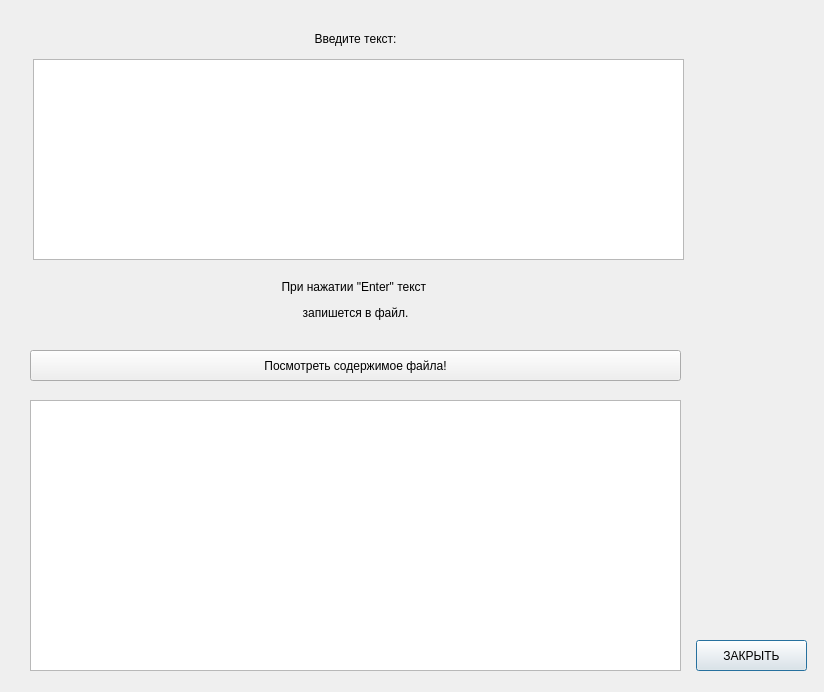
<?xml version="1.0" encoding="UTF-8"?>
<ui version="4.0">
 <class>WorkTextFile</class>
 <widget class="QDialog" name="WorkTextFile">
  <property name="geometry">
   <rect>
    <x>0</x>
    <y>0</y>
    <width>824</width>
    <height>692</height>
   </rect>
  </property>
  <property name="windowTitle">
   <string>Dialog</string>
  </property>
  <widget class="QTextEdit" name="textEdit">
   <property name="geometry">
    <rect>
     <x>33</x>
     <y>59</y>
     <width>651</width>
     <height>201</height>
    </rect>
   </property>
  </widget>
  <widget class="QLabel" name="label">
   <property name="geometry">
    <rect>
     <x>30</x>
     <y>30</y>
     <width>651</width>
     <height>18</height>
    </rect>
   </property>
   <property name="text">
    <string>&lt;html&gt;&lt;head/&gt;&lt;body&gt;&lt;p align=&quot;center&quot;&gt;  Введите текст:&lt;/p&gt;&lt;/body&gt;&lt;/html&gt;</string>
   </property>
  </widget>
  <widget class="QLabel" name="label_2">
   <property name="geometry">
    <rect>
     <x>30</x>
     <y>270</y>
     <width>651</width>
     <height>61</height>
    </rect>
   </property>
   <property name="text">
    <string>&lt;html&gt;&lt;head/&gt;&lt;body&gt;&lt;p align=&quot;center&quot;&gt;При нажатии &amp;quot;Enter&amp;quot; текст &lt;/p&gt;&lt;p align=&quot;center&quot;&gt;запишется в файл.&lt;/p&gt;&lt;/body&gt;&lt;/html&gt;</string>
   </property>
  </widget>
  <widget class="QPushButton" name="closeButton">
   <property name="geometry">
    <rect>
     <x>696</x>
     <y>640</y>
     <width>111</width>
     <height>31</height>
    </rect>
   </property>
   <property name="text">
    <string>ЗАКРЫТЬ</string>
   </property>
  </widget>
  <widget class="QPushButton" name="showButton">
   <property name="geometry">
    <rect>
     <x>30</x>
     <y>350</y>
     <width>651</width>
     <height>31</height>
    </rect>
   </property>
   <property name="text">
    <string>Посмотреть содержимое файла!</string>
   </property>
  </widget>
  <widget class="QTextBrowser" name="textBrowser">
   <property name="geometry">
    <rect>
     <x>30</x>
     <y>400</y>
     <width>651</width>
     <height>271</height>
    </rect>
   </property>
  </widget>
 </widget>
 <resources/>
 <connections/>
</ui>
